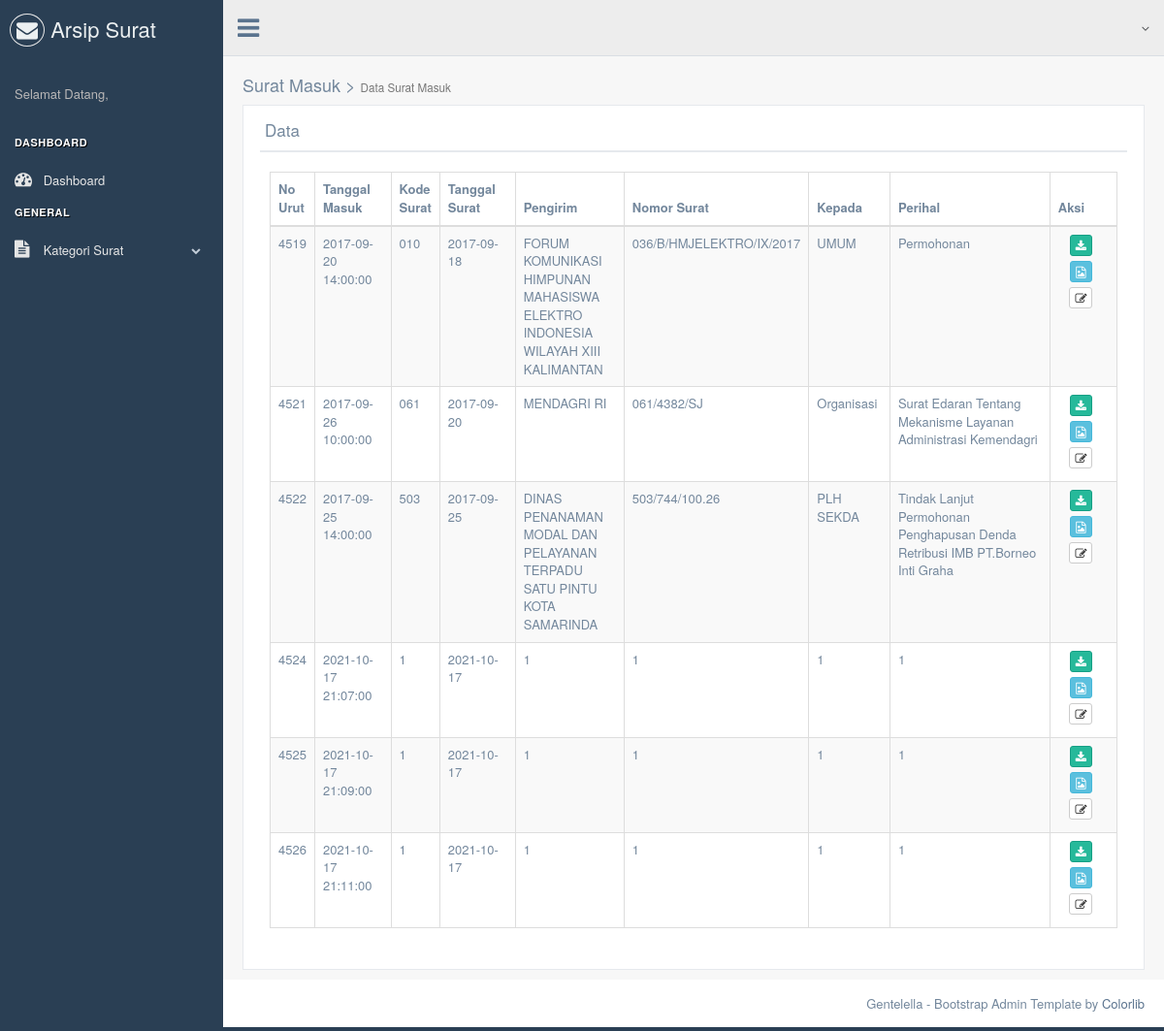
/index.php/admin/suratmasuk, run on the app's committed database.
### tables this page shows
CREATE TABLE `tb_suratmasuk` (
  `id_suratmasuk` int(11) NOT NULL,
  `tanggalmasuk_suratmasuk` datetime NOT NULL DEFAULT current_timestamp(),
  `kode_suratmasuk` varchar(10) NOT NULL,
  `nomorurut_suratmasuk` varchar(7) NOT NULL,
  `nomor_suratmasuk` varchar(25) NOT NULL,
  `tanggalsurat_suratmasuk` date NOT NULL,
  `pengirim` varchar(255) NOT NULL,
  `kepada_suratmasuk` varchar(255) NOT NULL,
  `perihal_suratmasuk` text NOT NULL,
  `file_suratmasuk` varchar(255) NOT NULL,
  `operator` varchar(50) NOT NULL,
  `tanggal_entry` datetime NOT NULL DEFAULT current_timestamp(),
  `disposisi1` varchar(50) NOT NULL,
  `tanggal_disposisi1` datetime NOT NULL,
  `disposisi2` varchar(50) NOT NULL,
  `tanggal_disposisi2` datetime NOT NULL,
  `disposisi3` varchar(50) NOT NULL,
  `tanggal_disposisi3` datetime NOT NULL
);

### application/controllers/Admin.php (called while the page is built, shortened)
<?php defined('BASEPATH') OR exit('No direct script access allowed');
class Admin extends CI_Controller{
    function __construct(){
        $this->load->model("suratmasuk_model");
        $this->load->model("suratkeluar_model");
        $this->load->model("arsipsuratmasuk_model");
        $this->load->model("arsipsuratkeluar_model");
        $this->load->model("bagian_model");
        $this->load->model("admin_model");
        $this->load->model("tu_model");
    }
    public function suratmasuk()
    {
        $this->load->view('admin/admin_suratmasuk');
    }
}

### index.php (called while the page is built, shortened)
<?php
require_once BASEPATH.'core/CodeIgniter.php';

### application/views/admin/admin_suratmasuk.php (the view, shortened to what this page needs)
<!DOCTYPE html>
<html lang="en">
  <head>
  </head>
  <body class="nav-md">
    <div class="container body">
      <div class="main_container">
        <div class="right_col" role="main">
          <div class="">
            <div class="page-title">
              <div class="title_right">
                <h2>Surat Masuk > <small>Data Surat Masuk</small></h2>
              </div>
            </div>
            <div class="clearfix"></div>
            <div class="row">
              <div class="col-md-12 col-sm-12 col-xs-12">
                <div class="x_panel">
                  <div class="x_title">
                    <h2>Data<small>Surat Masuk</small></h2>
                    <div class="clearfix"></div>
                  </div>
                  <div class="x_content">
                  <div class="x_content">
                              <?php
                              if($this->session->userdata('v4lid') == "admin"){
                                $sql1  		= $this->db->query("SELECT * FROM tb_suratmasuk order by id_suratmasuk asc");
                              }else{
                                $sql1  		= $this->db->query("SELECT * FROM tb_suratmasuk  where disposisi1 = '".$this->session->userdata('nama')."' or disposisi2 = '".$this->session->userdata('nama')."' or disposisi3 =  '".$this->session->userdata('nama')."'  order by id_suratmasuk asc");
                              }
                              $total		= $sql1->num_rows();
                              if ($total == 0) {
                                echo"<center><h2>Belum Ada Data Surat Masuk</h2></center>";
                              }
                              else{?>
                    <table id="datatable" class="table table-striped table-bordered">
                      <thead>
                        <tr>
                          <th width="3%">No Urut</th>
                          <th width="10%">Tanggal Masuk</th>
                          <th width="3%">Kode Surat</th>
                          <th width="10%">Tanggal Surat</th>
                          <th width="14%">Pengirim</th>
                          <th width="15%">Nomor Surat</th>
                          <th width="10%">Kepada</th>
                          <th width="25%">Perihal</th>
                          <th width="15%">Aksi</th>
                        </tr>
                      </thead>
                      <tbody>
                            <?php
                            foreach($sql1->result_array() as $data){ ?>
                              <tr>
                                <td>	<?= $data['nomorurut_suratmasuk'] ?>  	</td>
                                <td>	<?= $data['tanggalmasuk_suratmasuk'] ?>		</td>
                                <td>	<?= $data['kode_suratmasuk'] ?>	</td>
                                <td>	<?= $data['tanggalsurat_suratmasuk'] ?>	</td>
                                <td>	<?= $data['pengirim'] ?>  		</td>
                                <td>	<?= $data['nomor_suratmasuk'] ?>  		</td>
                                <td>	<?= $data['kepada_suratmasuk'] ?>		</td>
                                <td>  <?= $data['perihal_suratmasuk'] ?>  </td>
                                <?php if($this->session->userdata('v4lid') == "admin") {?>
                                <td style="text-align:center;">
                                  <a href=<?= base_url('public/surat_masuk/').$data['file_suratmasuk']?>><button type="button" title="Unduh File" class="btn btn-success btn-xs"><i class="fa fa-download"></i></button></a>
                                  <a href=<?= base_url('admin/detail_disposisi') ?>?id_suratmasuk=<?= $data['id_suratmasuk']?>><button type="button" title="Unduh Disposisi" class="btn btn-warning btn-xs"><i class="fa fa-file-image-o"></i></button></a>
                                  <a href=<?= base_url('admin/detail_suratmasuk')?>?id_suratmasuk=<?= $data['id_suratmasuk']?>><button type="button" title="Detail" class="btn btn-info btn-xs"><i class="fa fa-file-image-o"></i></button></a>
                                  <a href=<?= base_url('admin/edit_suratmasuk')?>?id_suratmasuk=<?= $data['id_suratmasuk']?>><button type="button" title="Edit" class="btn btn-default btn-xs"><i class="fa fa-edit"></i></button></a>
                                  <a href=<?= base_url('admin/input_arsip_suratmasuk')?>?id_suratmasuk=<?= $data['id_suratmasuk']?>><button type="button" title="Arsipkan" class="btn btn-default btn-xs"><i class="fa fa-archive"></i></button></a>
                                  <a onclick="return konfirmasi()" href="<?= base_url('admin/delete_suratmasuk')?>?id_suratmasuk=<?= $data['id_suratmasuk']?>"><button type="button" title="Hapus" class="btn btn-danger btn-xs"><i class="fa fa-trash-o"></i></button></a>
                                </td>
                                <?php }else{ ?>
                                  <td style="text-align:center;">
                                    <a href=<?= base_url('public/surat_masuk/').$data['file_suratmasuk']?>><button type="button" title="Unduh File" class="btn btn-success btn-xs"><i class="fa fa-download"></i></button></a>
                                    <a href=<?= base_url('admin/detail_suratmasuk')?>?id_suratmasuk=<?= $data['id_suratmasuk']?>><button type="button" title="Detail" class="btn btn-info btn-xs"><i class="fa fa-file-image-o"></i></button></a>
                                    <a href=<?= base_url('admin/input_disposisi_suratmasuk')?>?id_suratmasuk=<?= $data['id_suratmasuk']?>><button type="button" title="Beri Pesan" class="btn btn-default btn-xs"><i class="fa fa-edit"></i></button></a>
                                  </td>
                                <?php } ?>
                              </tr>
                            <?php
                          }
                            ?>
                      </tbody>
                    </table>
                   <?php } ?>
                  </div>
                  </div>
                </div>
              </div>
            </div>
          </div>
        </div>
        <footer>
          <div class="pull-right">
            Gentelella - Bootstrap Admin Template by <a href="https://colorlib.com">Colorlib</a>
          </div>
          <div class="clearfix"></div>
        </footer>
      </div>
    </div>
  </body>
</html>

### data on the page
tb_suratmasuk: nomorurut_suratmasuk "4519", tanggalmasuk_suratmasuk "2017-09-20 14:00:00", kode_suratmasuk "010", tanggalsurat_suratmasuk "2017-09-18", pengirim "FORUM KOMUNIKASI HIMPUNAN MAHASISWA ELEKTRO INDONESIA WILAYAH XIII KALIMANTAN", nomor_suratmasuk "036/B/HMJELEKTRO/IX/2017", kepada_suratmasuk "UMUM", perihal_suratmasuk "Permohonan"
tb_suratmasuk: nomorurut_suratmasuk "4521", tanggalmasuk_suratmasuk "2017-09-26 10:00:00", kode_suratmasuk "061", tanggalsurat_suratmasuk "2017-09-20", pengirim "MENDAGRI RI", nomor_suratmasuk "061/4382/SJ", kepada_suratmasuk "Organisasi", perihal_suratmasuk "Surat Edaran Tentang Mekanisme Layanan Administrasi Kemendagri"
tb_suratmasuk: nomorurut_suratmasuk "4522", tanggalmasuk_suratmasuk "2017-09-25 14:00:00", kode_suratmasuk "503", tanggalsurat_suratmasuk "2017-09-25", pengirim "DINAS PENANAMAN MODAL DAN PELAYANAN TERPADU SATU PINTU KOTA SAMARINDA", nomor_suratmasuk "503/744/100.26", kepada_suratmasuk "PLH SEKDA", perihal_suratmasuk "Tindak Lanjut Permohonan Penghapusan Denda Retribusi IMB PT.Borneo Inti Graha"
tb_suratmasuk: nomorurut_suratmasuk "4524", tanggalmasuk_suratmasuk "2021-10-17 21:07:00", kode_suratmasuk "1", tanggalsurat_suratmasuk "2021-10-17", pengirim "1", nomor_suratmasuk "1", kepada_suratmasuk "1", perihal_suratmasuk "1"
tb_suratmasuk: nomorurut_suratmasuk "4525", tanggalmasuk_suratmasuk "2021-10-17 21:09:00", kode_suratmasuk "1", tanggalsurat_suratmasuk "2021-10-17", pengirim "1", nomor_suratmasuk "1", kepada_suratmasuk "1", perihal_suratmasuk "1"
tb_suratmasuk: nomorurut_suratmasuk "4526", tanggalmasuk_suratmasuk "2021-10-17 21:11:00", kode_suratmasuk "1", tanggalsurat_suratmasuk "2021-10-17", pengirim "1", nomor_suratmasuk "1", kepada_suratmasuk "1", perihal_suratmasuk "1"
